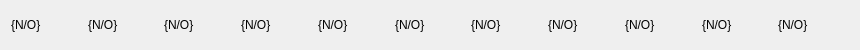
<?xml version="1.0" encoding="UTF-8"?>
<ui version="4.0">
 <class>StudentAttendanceRow</class>
 <widget class="QWidget" name="StudentAttendanceRow">
  <property name="geometry">
   <rect>
    <x>0</x>
    <y>0</y>
    <width>860</width>
    <height>50</height>
   </rect>
  </property>
  <property name="sizePolicy">
   <sizepolicy hsizetype="Expanding" vsizetype="Preferred">
    <horstretch>0</horstretch>
    <verstretch>0</verstretch>
   </sizepolicy>
  </property>
  <property name="minimumSize">
   <size>
    <width>0</width>
    <height>50</height>
   </size>
  </property>
  <property name="maximumSize">
   <size>
    <width>16777215</width>
    <height>50</height>
   </size>
  </property>
  <property name="windowTitle">
   <string>Form</string>
  </property>
  <layout class="QHBoxLayout" name="horizontalLayout">
   <item>
    <widget class="QLabel" name="class_attendance_id">
     <property name="text">
      <string>{N/O}</string>
     </property>
    </widget>
   </item>
   <item>
    <widget class="QLabel" name="class_attendance_firstname">
     <property name="text">
      <string>{N/O}</string>
     </property>
    </widget>
   </item>
   <item>
    <widget class="QLabel" name="class_attendance_lastname">
     <property name="text">
      <string>{N/O}</string>
     </property>
    </widget>
   </item>
   <item>
    <widget class="QLabel" name="class_attendance_othername">
     <property name="text">
      <string>{N/O}</string>
     </property>
    </widget>
   </item>
   <item>
    <widget class="QLabel" name="class_attendance_rollnumber">
     <property name="text">
      <string>{N/O}</string>
     </property>
    </widget>
   </item>
   <item>
    <widget class="QLabel" name="class_attendance_class">
     <property name="text">
      <string>{N/O}</string>
     </property>
    </widget>
   </item>
   <item>
    <widget class="QLabel" name="class_attendance_course">
     <property name="text">
      <string>{N/O}</string>
     </property>
    </widget>
   </item>
   <item>
    <widget class="QLabel" name="class_attendance_session">
     <property name="text">
      <string>{N/O}</string>
     </property>
    </widget>
   </item>
   <item>
    <widget class="QLabel" name="class_attendance_term">
     <property name="text">
      <string>{N/O}</string>
     </property>
    </widget>
   </item>
   <item>
    <widget class="QLabel" name="class_attendance_status">
     <property name="text">
      <string>{N/O}</string>
     </property>
    </widget>
   </item>
   <item>
    <widget class="QLabel" name="class_attendance_date">
     <property name="text">
      <string>{N/O}</string>
     </property>
    </widget>
   </item>
  </layout>
 </widget>
 <resources/>
 <connections/>
</ui>
